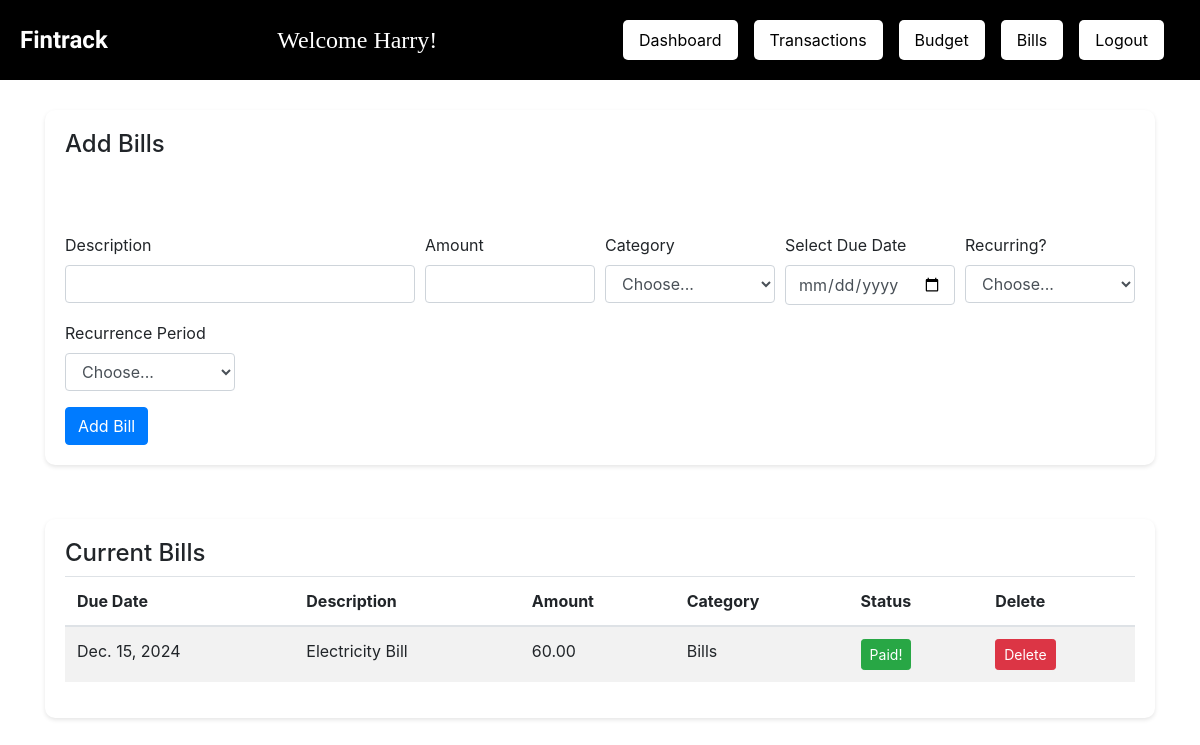
Page /bills (signed in) on the earlier database version.
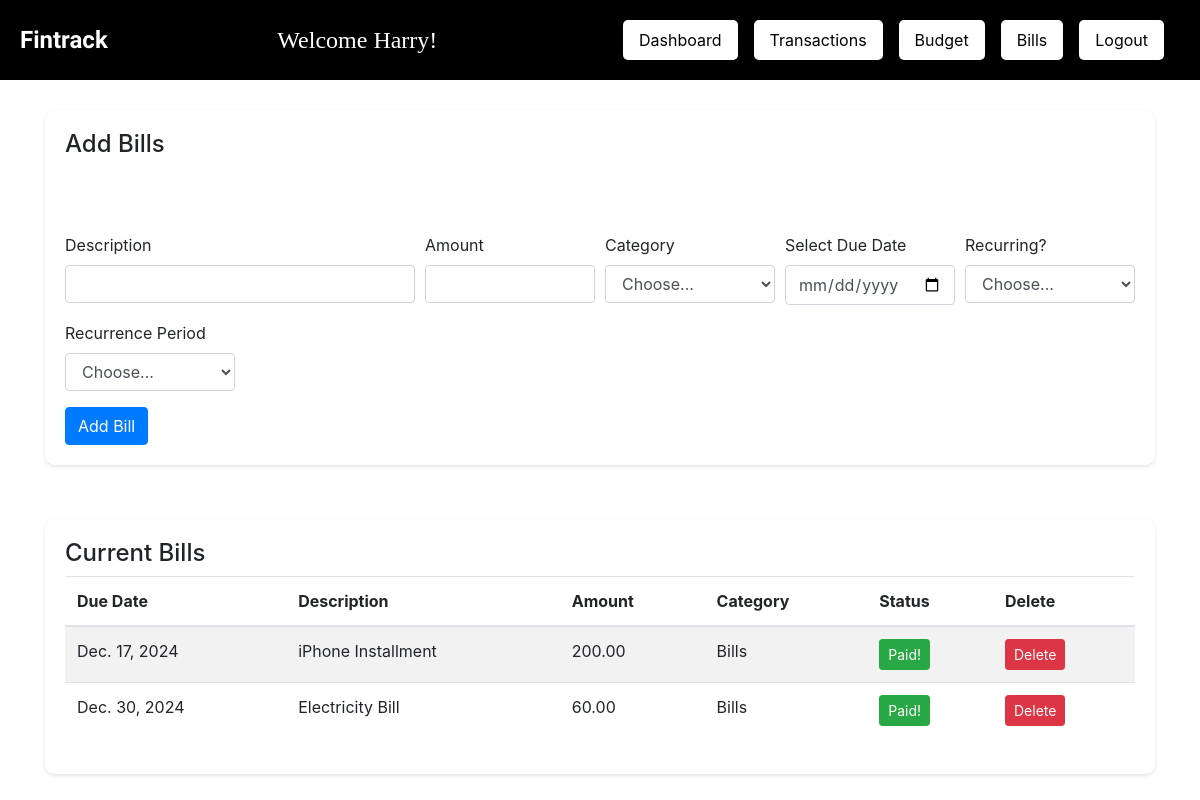
Same page on the later database version.
### fintrack/models.py (models this page shows, shortened)
class User(AbstractUser):
    pass

class Bill(models.Model):
    user = models.ForeignKey(User, on_delete=models.CASCADE)
    description = models.CharField(max_length=255)
    amount = models.DecimalField(max_digits=10, decimal_places=2)
    category = models.ForeignKey(Category, on_delete=models.CASCADE)
    due_date = models.DateField()
    is_recurring = models.BooleanField(default=False)
    recurrence_period = models.ForeignKey(RecurrencePeriod, on_delete=models.CASCADE, blank=True, null=True)

class Category(models.Model):
    name = models.CharField(max_length=50)
    def __str__(self):
        return self.name

### fintrack/views.py (the view)
# urls.py: path('bills', views.bills, name='bills'),
def bills(request):
    if request.method == 'POST':
        amount = request.POST["amount"]
        description = request.POST["description"]
        category = request.POST["category"]
        due_date = request.POST["due_date"]
        is_recurring = request.POST.get("is_recurring", "")
        if not all([amount, description, category, due_date]):
            messages.error(request, "Please fill out all fields.")
            return HttpResponseRedirect(reverse("bills"))
        if category == "Choose...":
            messages.error(request, "Please select a valid category")
            return HttpResponseRedirect(reverse("bills"))
        category_model = Category.objects.get(name = category)
        if is_recurring not in ['Yes', 'No']:
            messages.error(request, "Please state if bill is recurring")
            return HttpResponseRedirect(reverse("bills"))
        is_recurring = True if is_recurring == 'Yes' else False
        recurrence_period = request.POST["recurrence_period"] if is_recurring else None
        recurrence_period_model = None
        if is_recurring:
            if recurrence_period == 'Choose...':
                messages.error(request, "Please select a recurrence period.")
                return HttpResponseRedirect(reverse("bills"))
            recurrence_period_model = RecurrencePeriod.objects.get(name=recurrence_period)
        newBill = Bill(
            user = request.user,
            description = description,
            amount = amount,
            category = category_model,
            due_date = due_date,
            is_recurring = is_recurring,
            recurrence_period = recurrence_period_model
        )
        newBill.save()
        return HttpResponseRedirect(reverse("bills"))
    else:
        categories = Category.objects.all().order_by("name")
        bills = Bill.objects.filter(user=request.user).order_by("due_date")
        periods = RecurrencePeriod.objects.all()
        return render(request, "fintrack/bills.html", {
                "bills": bills,
                "categories": categories,
                "periods": periods
            })

### fintrack/models.py (called while the page is built)
    def __str__(self):
        return self.name

### fintrack/templates/fintrack/bills.html (shortened to what this page needs)
{% extends "fintrack/home.html" %}
{% load static %}
{% block body %}
<div class="container">
    <div class="bills-form">
        <h4>Add Bills</h4>
        <form action="{% url 'bills' %}" method="POST">
            <div class="error-placeholder">
            </div>
            <div class="form-row">
                <div class="form-group col-md-4">
                    <label for="inputDescription">Description</label>
                    <input type="text" class="form-control" name="description">
                </div>
                <div class="form-group col-md-2">
                    <label for="inputAmount">Amount</label>
                    <input class="form-control" name="amount">
                </div>
                <div class="form-group col-md-2">
                    <label for="inputCategory">Category</label>
                    <select name="category" class="form-control">
                        <option selected>Choose...</option>
                    </select>
                </div>
                <div class="form-group col-md-2">
                    <label for="due_date">Select Due Date</label>
                    <input type="date" class="form-control" name="due_date">
                </div>
                <div class="form-group col-md-2">
                    <label for="inputIsRecurring">Recurring?</label>
                    <select id="is_recurring" name="is_recurring" class="form-control">
                        <option selected>Choose...</option>
                    </select>
                </div>
                <div class="form-group col-md-2">
                    <label for="inputRecurrencePeriod">Recurrence Period</label>
                    <select id="recurrence_period" name="recurrence_period" class="form-control">
                        <option selected>Choose...</option>
                    </select>
                </div>
            </div>
            <button type="submit" class="btn btn-primary">Add Bill</button>
        </form>
    </div>
    <br>
    <div class="current-bills">
        <h4>Current Bills</h4>
        <table class="table table-striped">
            <thead>
                <tr>
                    <th scope="col">Due Date</th>
                    <th scope="col">Description</th>
                    <th scope="col">Amount</th>
                    <th scope="col">Category</th>
                    <th scope="col">Status</th>
                    <th scope="col">Delete </th>
                </tr>
            </thead>
            <tbody>
                {% for bill in bills %}
                <tr>
                    <td data-label="Due Date">{{ bill.due_date }}</td>
                    <td data-label="Description">{{ bill.description }}</td>
                    <td data-label="Amount">{{ bill.amount }}</td>
                    <td data-label="Category">{{ bill.category }}</td>
                    <td data-label="Paid Bill">
                        <form action="{% url 'paid_bill' bill.id %}" method="POST" style="display:inline;">
                            <button type="submit" class="btn btn-success btn-sm">Paid!</button>
                        </form>
                    </td>
                    <td data-label="Delete Bill">
                        <form action="{% url 'delete_bill' bill.id %}" method="POST"
                            style="display:inline;">
                            <button type="submit" class="btn btn-danger btn-sm">Delete</button>
                        </form>
                    </td>
                </tr>
                {% endfor %}
            </tbody>
        </table>
    </div>
</div>
{% endblock %}

### fintrack/templates/fintrack/home.html (shortened to what this page needs)
{% load static %}
<!DOCTYPE html>
<html lang="en">
    <head>
        <link rel="stylesheet" href="{% static 'fintrack/home.css' %}">
        <link rel="stylesheet" href="https://cdn.jsdelivr.net/npm/bootstrap@4.0.0/dist/css/bootstrap.min.css">
    </head>
    <body>
        <header class="header-container">
            <a class="logo" href="{% url 'dashboard' %}">Fintrack</a>
            <div class="welcome-message">Welcome {{ user.username }}!</div>
            <nav class="navbar">
                <a class="btn btn-light" href="{% url 'dashboard' %}">Dashboard</a>
                <a class="btn btn-light" href="{% url 'transactions' %}">Transactions</a>
                <a class="btn btn-light" href="{% url 'budget' %}">Budget</a>
                <a class="btn btn-light" href="{% url 'bills' %}">Bills</a>
                <a class="btn btn-light" href="{% url 'logout' %}">Logout</a>
            </nav>
        </header>
        <div>
            {% block body %}
            {% endblock %}
        </div>
    </body>
</html>

### fintrack/static/fintrack/home.css (style rules this page uses)
html, body { font-family: 'Arial', sans-serif; margin: 0; padding-top: 40px; color: #000; }
header { background: #000; padding: 0; }
.header-container { position: fixed; top: 0; width: 100%; display: flex; justify-content: space-between; align-items: center; z-index: 1000; padding: 10px 20px; height: 80px; background: #000; }
.header-container .logo { font-size: 1.5rem; color: #fff; font-family: 'Charter', serif; font-weight: bold; text-decoration: none; }
.header-container .welcome-message { font-size: 1.5rem; color: #fff; font-family: serif; font-weight: normal; }
.navbar { display: flex; gap: 1rem; }
.navbar .btn { color: #000; background: #fff; border: none; padding: 0.5rem 1rem; border-radius: 5px; cursor: pointer; transition: background 0.3s; }
.transaction-form, .budget-form, .bills-form { margin-top: 30px; background: #fff; padding: 20px; border-radius: 10px; box-shadow: 0 2px 4px rgba(0, 0, 0, 0.1); }
.transaction-history, .existing-budgets, .current-bills { margin-top: 30px; background: #fff; padding: 20px; border-radius: 10px; box-shadow: 0 2px 4px rgba(0, 0, 0, 0.1); }

Differences in the rows shown:
removed Bill: due_date "Dec. 15, 2024", description "Electricity Bill", amount "60.00", category "Bills"
added Bill: due_date "Dec. 17, 2024", description "iPhone Installment", amount "200.00", category "Bills"
added Bill: due_date "Dec. 30, 2024", description "Electricity Bill", amount "60.00", category "Bills"
